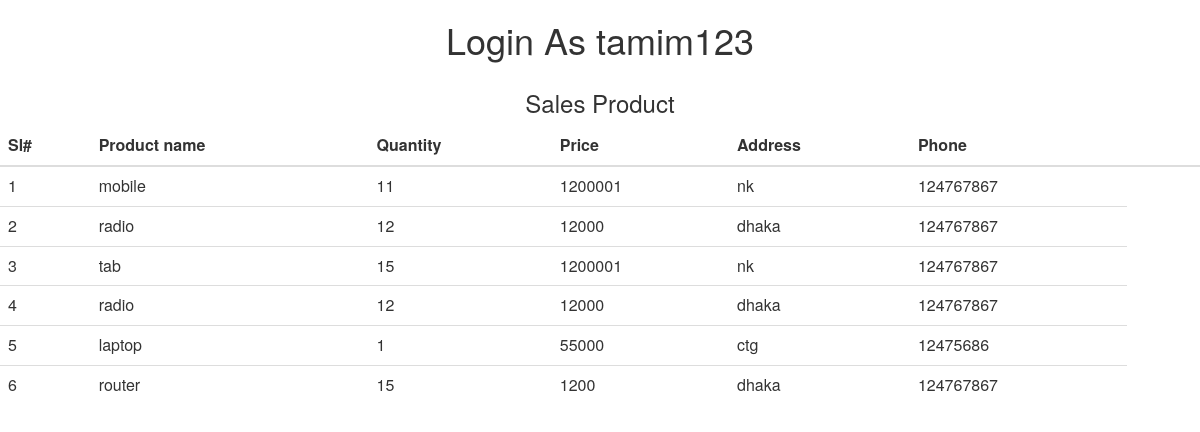
Screenshot of /Employee/sales.php (signed in) with the database file from the repository.
### tables this page shows
CREATE TABLE `eorders` (
  `id` int(11) NOT NULL,
  `pro_name` varchar(50) NOT NULL,
  `quantity` int(10) NOT NULL,
  `price` int(10) NOT NULL,
  `address` varchar(500) NOT NULL,
  `phone` int(15) NOT NULL,
  `status` varchar(50) NOT NULL
);

### Employee/Model/db_config.php (called while the page is built, shortened)
<?php
$db_server="localhost";
$db_uname="root";
$db_pass="";
$db_name="e_techbd";
function get($query) {
global $db_server,$db_uname,$db_pass,$db_name;
$conn = mysqli_connect($db_server,$db_uname,$db_pass,$db_name);
$data=array();
if($conn){
	$result=mysqli_query($conn,$query);
	while($row=mysqli_fetch_assoc($result)){
		$data[]=$row;
	}
}
return $data;
}
?>

### Employee/Controllers/OrderController.php (called while the page is built, shortened)
<?php
require_once 'Model/db_config.php';
function getAllOrder(){
  $query="select * from eorders";
  $rs=get($query);
  return $rs;
}
 ?>

### Employee/sales.php (the view, shortened to what this page needs)
<?php
	 require_once 'Controllers/OrderController.php';
	$order=getAllOrder();
?>
<head>
	 <link rel="stylesheet" href="Style/styles.css">
	</head>
	<div class="text-center">
			<h1>Login As <?php echo $_SESSION["loggeduser"]?></h1>
		</div>
<div class="text-center table-responsive">
	<h3>Sales Product</h3>
      <table class="table table-hover">
        <thead>
          <th>Sl#</th>
          <th>Product name</th>
		  <th>Quantity</th>
          <th>Price</th>
          <th>Address</th>
          <th>Phone</th>
          <th></th>
          <th></th>
        </thead>
        <tbody>
          <?php
				$i=1;
				foreach ($order as $p) {
				echo "<tr>";
				echo "<td>$i</td>";
				echo "<td>".$p["pro_name"]."</td>";
				echo "<td>".$p["quantity"]."</td>";
                echo "<td>".$p["price"]."</td>";
                echo "<td>".$p["address"]."</td>";
                echo "<td>".$p["phone"]."</td>";
				echo "</tr>";
			$i++;
            }
           ?>
        </tbody>
      </table>
</div>

### rows the page displays
eorders: pro_name "mobile", quantity "11", price "1200001", address "nk", phone "124767867"
eorders: pro_name "radio", quantity "12", price "12000", address "dhaka", phone "124767867"
eorders: pro_name "tab", quantity "15", price "1200001", address "nk", phone "124767867"
eorders: pro_name "radio", quantity "12", price "12000", address "dhaka", phone "124767867"
eorders: pro_name "laptop", quantity "1", price "55000", address "ctg", phone "12475686"
eorders: pro_name "router", quantity "15", price "1200", address "dhaka", phone "124767867"

### other values shown
$_SESSION["loggeduser"] "tamim123"
